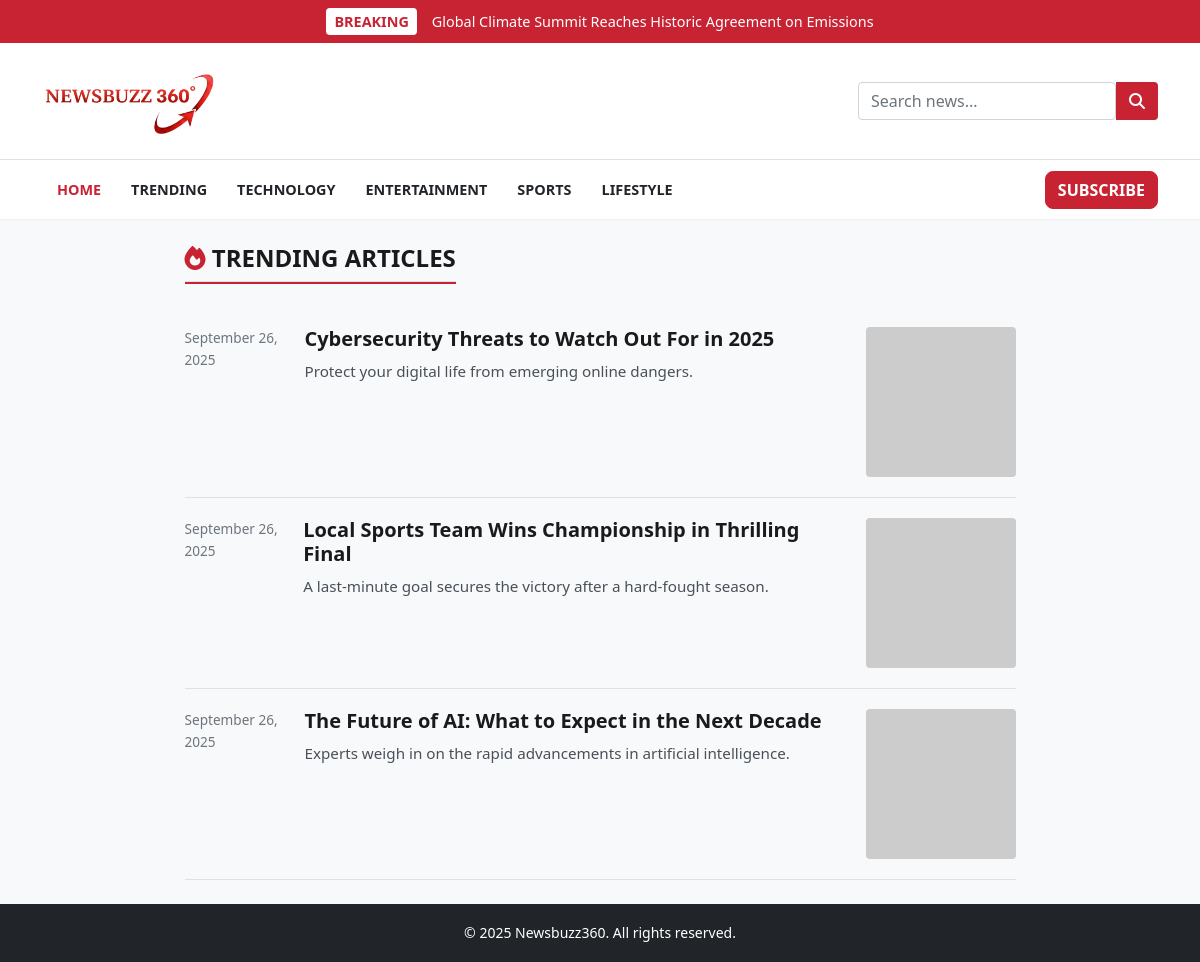
/trending, run on an earlier commit of the app's database.
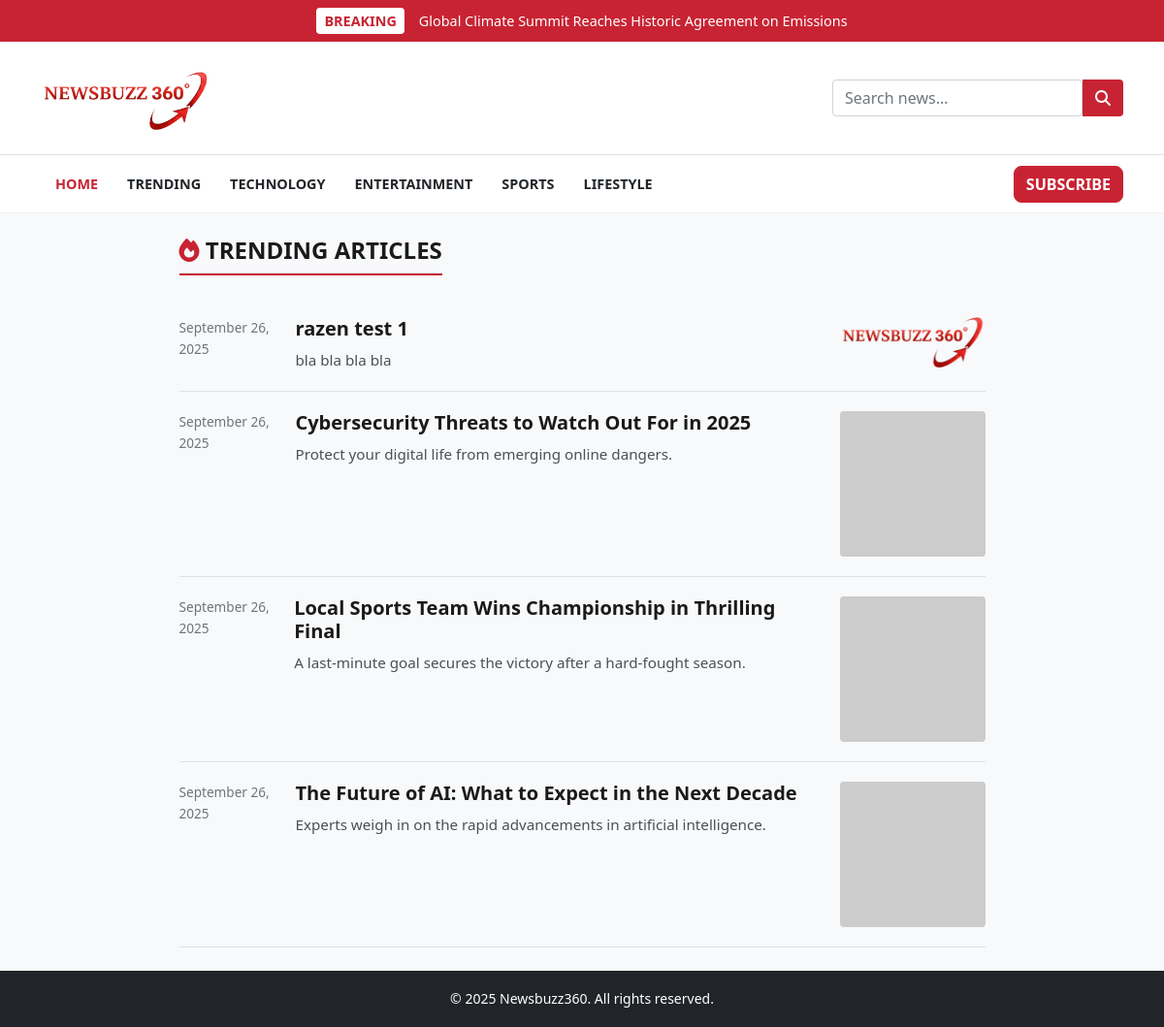
And on a later commit of the database.
### models.py (models this page shows, shortened)
class Post(db.Model):
    id = db.Column(db.Integer, primary_key=True)
    title = db.Column(db.String(100), nullable=False)
    subtitle = db.Column(db.String(150), nullable=True)
    content = db.Column(db.Text, nullable=False)
    category = db.Column(db.String(50), nullable=True)
    thumbnail = db.Column(db.String(100), nullable=True)
    featured = db.Column(db.Boolean, default=False)
    created_at = db.Column(db.DateTime, default=datetime.utcnow)

### app.py (the view)
@app.route("/trending")
def trending():
    trending_posts = Post.query.filter_by(featured=True).order_by(Post.id.desc()).all()
    return render_template("trending.html", posts=trending_posts)

### app.py (called while the page is built)
@app.template_filter('datetime')
def format_datetime(value, format='%B %d, %Y'):
    if hasattr(value, 'created_at') and value.created_at:
        return value.created_at.strftime(format)
    elif isinstance(value, datetime):
        return value.strftime(format)
    return "Recent"

@app.context_processor
def inject_categories():
    categories = db.session.query(
        Post.category,
        db.func.count(Post.id).label('count')
    ).filter(Post.category.isnot(None)).group_by(Post.category).all()
    current_year = datetime.now().year
    return dict(categories=categories, current_year=current_year)

### templates/trending.html
{% extends "base.html" %}
{% block content %}
<div class="row justify-content-center">
    <div class="col-lg-9">
        <section>
            <h2 class="section-title">
                <span><i class="fas fa-fire"></i> Trending Articles</span>
            </h2>
            {% if posts %}
                {% for post in posts %}
                <div class="news-list-item">
                    <div class="timestamp">{{ post.created_at|datetime }}</div>
                    <div class="content">
                        <h4 class="title"><a href="{{ url_for('article', id=post.id) }}">{{ post.title }}</a></h4>
                        <p class="summary">{{ post.subtitle or post.content|truncate(120) }}</p>
                    </div>
                    <div class="thumbnail">
                        <a href="{{ url_for('article', id=post.id) }}">
                             <img src="{{ url_for('static', filename='uploads/' + post.thumbnail) if post.thumbnail else 'https://via.placeholder.com/150' }}" alt="{{ post.title }}">
                        </a>
                    </div>
                </div>
                {% endfor %}
            {% else %}
                <div class="text-center py-5">
                    <h3 class="text-muted">No trending articles at the moment.</h3>
                    <p class="text-muted">Featured posts will appear here.</p>
                </div>
            {% endif %}
        </section>
    </div>
</div>
{% endblock %}

### templates/base.html (shortened to what this page needs)
<!DOCTYPE html>
<html lang="en">
<head>
    <link href="https://cdn.jsdelivr.net/npm/bootstrap@5.1.3/dist/css/bootstrap.min.css" rel="stylesheet">
    <link rel="stylesheet" href="https://cdnjs.cloudflare.com/ajax/libs/font-awesome/6.2.0/css/all.min.css">
    <link rel="stylesheet" href="{{ url_for('static', filename='style.css') }}">
</head>
<body>
    <header>
        <div id="top-breaking-bar">
            <div class="container d-flex align-items-center justify-content-center">
                <span class="breaking-tag">BREAKING</span>
                <span class="breaking-text">Global Climate Summit Reaches Historic Agreement on Emissions</span>
            </div>
        </div>
        <div id="header-main">
            <div class="container">
                <div class="header-main-wrapper">
                    <a class="navbar-brand logo" href="{{ url_for('home') }}">
                        <img src="{{ url_for('static', filename='images/logo.png') }}" alt="Newsbuzz360 Logo">
                    </a>
                    <form class="search-form ms-auto" action="#">
                        <input type="text" class="form-control" placeholder="Search news...">
                        <button type="submit" class="btn"><i class="fas fa-search"></i></button>
                    </form>
                </div>
            </div>
        </div>
        <nav class="navbar navbar-expand-lg navbar-light" id="main-nav">
            <div class="container">
                <div class="collapse navbar-collapse" id="navbarNav">
                    <ul class="navbar-nav">
                        <li class="nav-item"><a class="nav-link active" href="{{ url_for('home') }}">Home</a></li>
                        <li class="nav-item"><a class="nav-link" href="#">Trending</a></li>
                        <li class="nav-item"><a class="nav-link"
                                href="{{ url_for('category', category_name='technology') }}">Technology</a></li>
                        <li class="nav-item"><a class="nav-link"
                                href="{{ url_for('category', category_name='entertainment') }}">Entertainment</a></li>
                        <li class="nav-item"><a class="nav-link"
                                href="{{ url_for('category', category_name='sports') }}">Sports</a></li>
                        <li class="nav-item"><a class="nav-link"
                                href="{{ url_for('category', category_name='lifestyle') }}">Lifestyle</a></li>
                    </ul>
                    <ul class="navbar-nav ms-auto">
                        <li class="nav-item">
                            <a href="#" class="btn btn-danger subscribe-btn">Subscribe</a>
                        </li>
                    </ul>
                </div>
            </div>
        </nav>
    </header>
    <main class="my-4">
        <div class="container">
            {% block content %}{% endblock %}
        </div>
    </main>
    <footer class="bg-dark text-white text-center py-3 mt-auto">
        <div class="container">
            <small>&copy; {{ current_year }} Newsbuzz360. All rights reserved.</small>
        </div>
    </footer>
</body>
</html>

### static/style.css (style rules this page uses)
:root { --primary-red: #c82333; --primary-dark-red: #a81e2a; --background-color: #f8f9fa; --surface-color: #ffffff; --text-color: #212529; --heading-color: #1a1a1a; --border-color: #dee2e6; --light-gray: #f1f1f1; --font-primary: 'Segoe UI', Tahoma, Geneva, Verdana, sans-serif; --font-logo: 'Playfair Display', serif; --border-radius-sm: 0.25rem; --border-radius-md: 0.5rem; --box-shadow: 0 4px 12px rgba(0, 0, 0, 0.08); }
body { font-family: var(--font-primary); background-color: var(--background-color); color: var(--text-color); line-height: 1.6; }
h1, h2, h3, h4, h5, h6 { color: var(--heading-color); font-weight: 700; }
a { color: var(--primary-red); text-decoration: none; transition: all 0.2s ease-in-out; }
.logo img { height: 60px; width: auto; }
#top-breaking-bar { background-color: var(--primary-red); color: white; padding: 8px 0; font-size: 0.9rem; font-weight: 500; transition: all 0.3s ease-in-out; }
.breaking-tag { background-color: white; color: var(--primary-red); padding: 2px 8px; border-radius: 4px; font-weight: bold; margin-right: 15px; }
#header-main { background-color: var(--surface-color); padding: 20px 0; border-bottom: 1px solid var(--border-color); }
.header-main-wrapper { display: flex; align-items: center; justify-content: space-between; }
.logo { font-family: var(--font-logo); font-size: 2.5rem; font-weight: 700; color: var(--heading-color); }
.search-form { display: flex; width: 300px; }
.search-form .btn { background-color: var(--primary-red); color: white; border-top-left-radius: 0; border-bottom-left-radius: 0; }
#main-nav { background-color: var(--surface-color); border-bottom: 1px solid var(--light-gray); transition: all 0.3s ease; }
#main-nav .nav-link { font-weight: bold; color: var(--text-color); padding: 10px 15px; text-transform: uppercase; font-size: 0.9rem; }
#main-nav .nav-link:hover, #main-nav .nav-link.active { color: var(--primary-red); }
.subscribe-btn { font-weight: bold; text-transform: uppercase; background-color: var(--primary-red); border-color: var(--primary-red); border-radius: var(--border-radius-md); }
.section-title { font-family: var(--font-primary); font-size: 1.5rem; font-weight: bold; text-transform: uppercase; margin-bottom: 1.5rem; border-bottom: 2px solid var(--border-color); padding-bottom: 0.5rem; display: inline-block; }
.section-title span { border-bottom: 2px solid var(--primary-red); padding-bottom: 0.5rem; }
.section-title i { color: var(--primary-red); }
.news-list-item { display: flex; align-items: flex-start; gap: 20px; padding: 20px 0; border-bottom: 1px solid var(--border-color); }
.news-list-item .timestamp { flex-basis: 100px; font-size: 0.85rem; color: #6c757d; }
.news-list-item .content { flex-grow: 1; }
.news-list-item .title { font-family: var(--font-headings); font-size: 1.25rem; margin-bottom: 0.5rem; }
.news-list-item .title a { color: var(--heading-color); }
.news-list-item .summary { font-size: 0.95rem; color: #495057; margin: 0; }
.news-list-item .thumbnail { flex-basis: 150px; flex-shrink: 0; }
.news-list-item .thumbnail img { width: 100%; height: auto; border-radius: var(--border-radius-sm); }

What changed in the data, as far as the page shows it:
added Post: created_at "September 26, 2025", title "razen test 1", subtitle "bla bla bla bla", thumbnail (picture)
